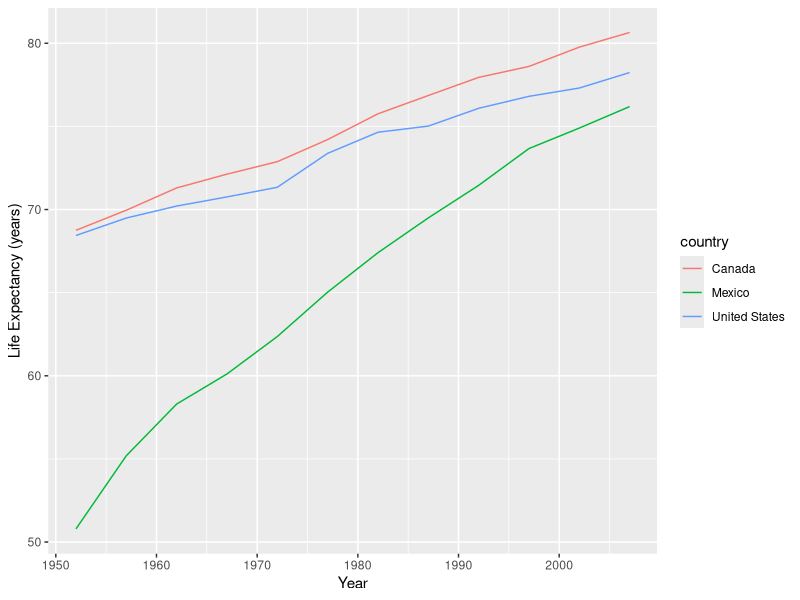
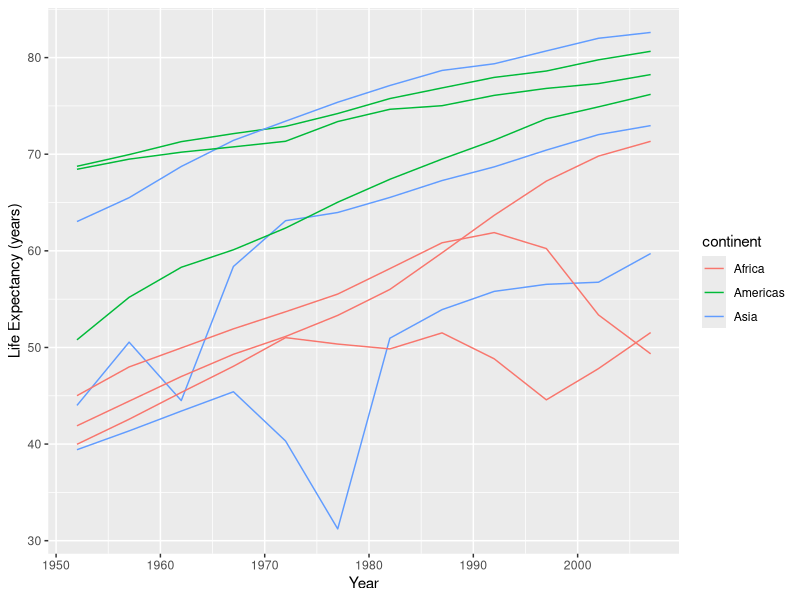
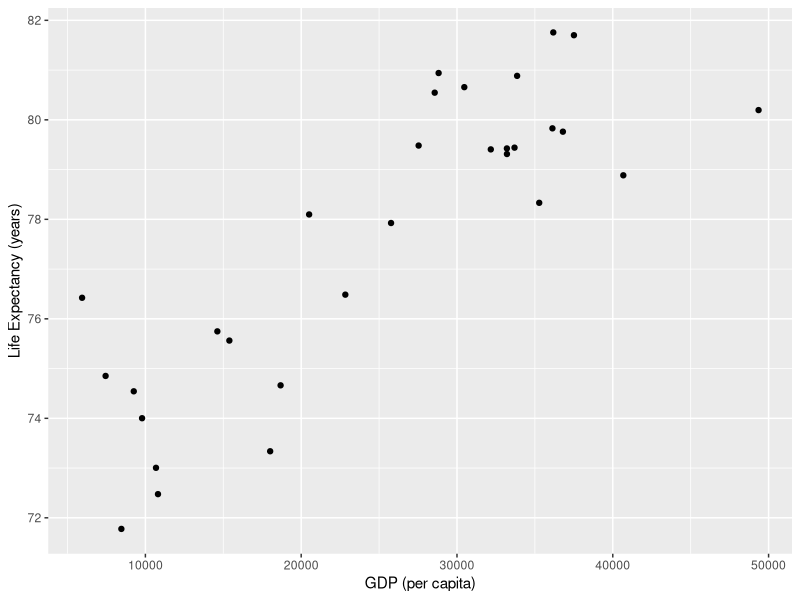
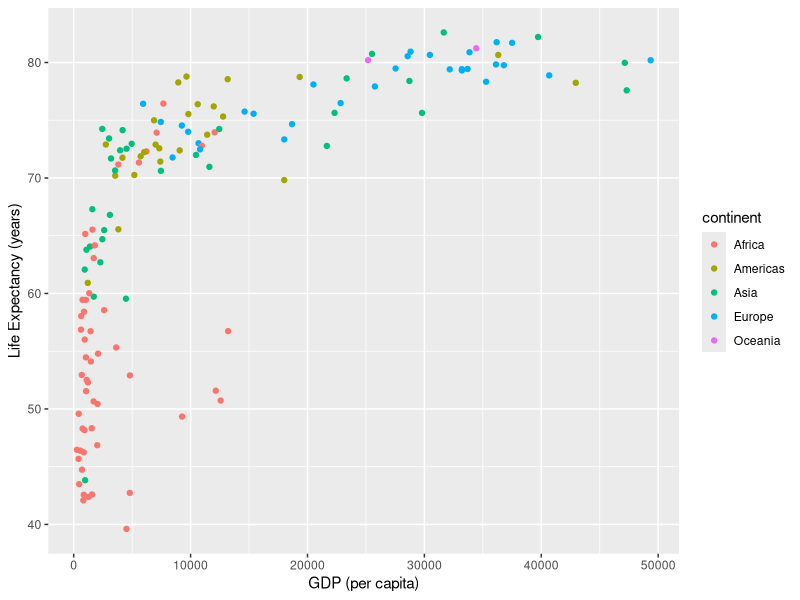

R code for these plots, in order:
## ---- chunk 1
gap_5060 <- read.csv('data/gapminder-5060.csv')
gap_7080 <- read.csv('data/gapminder-7080.csv')
gap_90plus <- read.csv('data/gapminder-90plus.csv')
## ---- chunk 2
head(gap_5060)
## ---- chunk 3
tail(gap_5060)
## ---- chunk 4
library(knitr)  # loads the knitr package, so we can use kable
kable(head(gap_90plus))
## ---- chunk 5
gap_combined <- rbind(gap_5060, gap_7080, gap_90plus)
## ---- chunk 6
kable(head(gap_combined))
## ---- chunk 7
kable(tail(gap_combined))
## ---- chunk 8
library(ggplot2)
## ---- chunk 9
gap_north_america <- subset(gap_combined, country %in% c('Canada', 'Mexico', 'United States'))

ggplot(gap_north_america, aes(x = year, y = lifeExp, color=country)) + geom_line() + xlab("Year") + ylab("Life Expectancy (years)")
## ---- chunk 10

country_list <- c('Canada', 'Mexico', 'United States', 'Cambodia', 'China', 'Japan', 'Egypt', 'South Africa', 'Uganda')
gap_coi <- subset(gap_combined, country %in% country_list)

ggplot(gap_coi, aes(x = year, y = lifeExp, group=country, color=continent)) + geom_line() + xlab("Year") + ylab("Life Expectancy (years)")

## ---- chunk 11
gap_europe <- subset(gap_combined, continent == 'Europe' & year == 2007)

ggplot(gap_europe, aes(x=gdpPercap, y = lifeExp)) + geom_point() + xlab("GDP (per capita)") + ylab("Life Expectancy (years)")
## ---- chunk 12
gap_2007 <- subset(gap_combined, year == 2007)

ggplot(gap_2007, aes(x=gdpPercap, y = lifeExp, group=continent, color=continent)) + geom_point() + xlab("GDP (per capita)") + ylab("Life Expectancy (years)")
